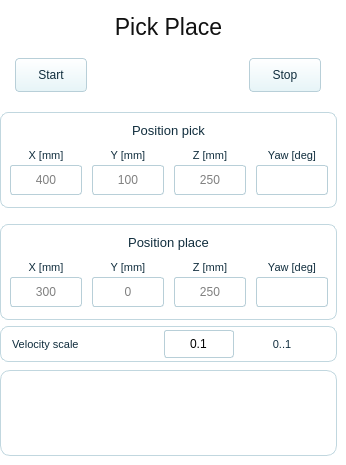
      <widget class="QWidget" name="tabPickPlace">
       <property name="styleSheet">
        <string>background:transparent; border:0px;</string>
       </property>
       <attribute name="title">
        <string>Pick Place</string>
       </attribute>
      <widget class="QLabel" name="lblPickPlaceTitle">
       <property name="geometry">
        <rect>
         <x>0</x>
         <y>6</y>
         <width>337</width>
         <height>42</height>
        </rect>
       </property>
       <property name="font">
        <font>
         <family>Arial</family>
         <pointsize>17</pointsize>
        </font>
       </property>
       <property name="styleSheet">
        <string>background:transparent; color:#111111; border:0px;</string>
       </property>
       <property name="text">
        <string>Pick Place</string>
       </property>
       <property name="alignment">
        <set>Qt::AlignCenter</set>
       </property>
      </widget>
      <widget class="QPushButton" name="btnPickPlaceStart">
       <property name="geometry">
        <rect>
         <x>15</x>
         <y>58</y>
         <width>72</width>
         <height>34</height>
        </rect>
       </property>
       <property name="font">
        <font>
         <family>Arial</family>
         <pointsize>9</pointsize>
        </font>
       </property>
       <property name="styleSheet">
        <string>QPushButton{background:qlineargradient(x1:0,y1:0,x2:0,y2:1, stop:0 #ffffff, stop:1 #e6f4f7); color:#102d3d; border:1px solid #b8cfd8; border-radius:4px;} QPushButton:pressed{background:#cdebf0;}</string>
       </property>
       <property name="text">
        <string>Start</string>
       </property>
      </widget>
      <widget class="QPushButton" name="btnPickPlaceStop">
       <property name="geometry">
        <rect>
         <x>249</x>
         <y>58</y>
         <width>72</width>
         <height>34</height>
        </rect>
       </property>
       <property name="font">
        <font>
         <family>Arial</family>
         <pointsize>9</pointsize>
        </font>
       </property>
       <property name="styleSheet">
        <string>QPushButton{background:qlineargradient(x1:0,y1:0,x2:0,y2:1, stop:0 #ffffff, stop:1 #e6f4f7); color:#102d3d; border:1px solid #b8cfd8; border-radius:4px;} QPushButton:pressed{background:#cdebf0;}</string>
       </property>
       <property name="text">
        <string>Stop</string>
       </property>
      </widget>
      <widget class="QFrame" name="pickPlacePickGroup">
       <property name="geometry">
        <rect>
         <x>0</x>
         <y>112</y>
         <width>337</width>
         <height>96</height>
        </rect>
       </property>
       <property name="styleSheet">
        <string>QFrame{background:rgba(255,255,255,220); border:1px solid #c1d7df; border-radius:8px;}</string>
       </property>
      <widget class="QLabel" name="pickPoseTitle">
       <property name="geometry">
        <rect>
         <x>0</x>
         <y>6</y>
         <width>337</width>
         <height>24</height>
        </rect>
       </property>
       <property name="font">
        <font>
         <family>Arial</family>
         <pointsize>10</pointsize>
        </font>
       </property>
       <property name="styleSheet">
        <string>background:transparent; color:#102d3d; border:0px;</string>
       </property>
       <property name="text">
        <string>Position pick</string>
       </property>
       <property name="alignment">
        <set>Qt::AlignCenter</set>
       </property>
      </widget>
      <widget class="QLabel" name="pickPoseX_label">
       <property name="geometry">
        <rect>
         <x>10</x>
         <y>35</y>
         <width>72</width>
         <height>16</height>
        </rect>
       </property>
       <property name="font">
        <font>
         <family>Arial</family>
         <pointsize>8</pointsize>
        </font>
       </property>
       <property name="styleSheet">
        <string>background:transparent; color:#102d3d; border:0px;</string>
       </property>
       <property name="text">
        <string>X [mm]</string>
       </property>
       <property name="alignment">
        <set>Qt::AlignCenter</set>
       </property>
      </widget>
      <widget class="QLineEdit" name="pickPoseX">
       <property name="geometry">
        <rect>
         <x>10</x>
         <y>53</y>
         <width>72</width>
         <height>30</height>
        </rect>
       </property>
       <property name="styleSheet">
        <string>QLineEdit{background:white; color:black; border-radius:3px; border:1px solid #b8cfd8; padding-left:3px; padding-right:3px; selection-background-color:#00a6c7;}</string>
       </property>
      <property name="alignment">
       <set>Qt::AlignCenter</set>
      </property>
      <property name="placeholderText">
       <string>400</string>
      </property>
      </widget>
      <widget class="QLabel" name="pickPoseY_label">
       <property name="geometry">
        <rect>
         <x>92</x>
         <y>35</y>
         <width>72</width>
         <height>16</height>
        </rect>
       </property>
       <property name="font">
        <font>
         <family>Arial</family>
         <pointsize>8</pointsize>
        </font>
       </property>
       <property name="styleSheet">
        <string>background:transparent; color:#102d3d; border:0px;</string>
       </property>
       <property name="text">
        <string>Y [mm]</string>
       </property>
       <property name="alignment">
        <set>Qt::AlignCenter</set>
       </property>
      </widget>
      <widget class="QLineEdit" name="pickPoseY">
       <property name="geometry">
        <rect>
         <x>92</x>
         <y>53</y>
         <width>72</width>
         <height>30</height>
        </rect>
       </property>
       <property name="styleSheet">
        <string>QLineEdit{background:white; color:black; border-radius:3px; border:1px solid #b8cfd8; padding-left:3px; padding-right:3px; selection-background-color:#00a6c7;}</string>
       </property>
      <property name="alignment">
       <set>Qt::AlignCenter</set>
      </property>
      <property name="placeholderText">
       <string>100</string>
      </property>
      </widget>
      <widget class="QLabel" name="pickPoseZ_label">
       <property name="geometry">
        <rect>
         <x>174</x>
         <y>35</y>
         <width>72</width>
         <height>16</height>
        </rect>
       </property>
       <property name="font">
        <font>
         <family>Arial</family>
         <pointsize>8</pointsize>
        </font>
       </property>
       <property name="styleSheet">
        <string>background:transparent; color:#102d3d; border:0px;</string>
       </property>
       <property name="text">
        <string>Z [mm]</string>
       </property>
       <property name="alignment">
        <set>Qt::AlignCenter</set>
       </property>
      </widget>
      <widget class="QLineEdit" name="pickPoseZ">
       <property name="geometry">
        <rect>
         <x>174</x>
         <y>53</y>
         <width>72</width>
         <height>30</height>
        </rect>
       </property>
       <property name="styleSheet">
        <string>QLineEdit{background:white; color:black; border-radius:3px; border:1px solid #b8cfd8; padding-left:3px; padding-right:3px; selection-background-color:#00a6c7;}</string>
       </property>
      <property name="alignment">
       <set>Qt::AlignCenter</set>
      </property>
      <property name="placeholderText">
       <string>250</string>
      </property>
      </widget>
      <widget class="QLabel" name="pickPoseYaw_label">
       <property name="geometry">
        <rect>
         <x>256</x>
         <y>35</y>
         <width>72</width>
         <height>16</height>
        </rect>
       </property>
       <property name="font">
        <font>
         <family>Arial</family>
         <pointsize>8</pointsize>
        </font>
       </property>
       <property name="styleSheet">
        <string>background:transparent; color:#102d3d; border:0px;</string>
       </property>
       <property name="text">
        <string>Yaw [deg]</string>
       </property>
       <property name="alignment">
        <set>Qt::AlignCenter</set>
       </property>
      </widget>
      <widget class="QLineEdit" name="pickPoseYaw">
       <property name="geometry">
        <rect>
         <x>256</x>
         <y>53</y>
         <width>72</width>
         <height>30</height>
        </rect>
       </property>
       <property name="styleSheet">
        <string>QLineEdit{background:white; color:black; border-radius:3px; border:1px solid #b8cfd8; padding-left:3px; padding-right:3px; selection-background-color:#00a6c7;}</string>
       </property>
       <property name="alignment">
        <set>Qt::AlignCenter</set>
       </property>
      </widget>
      </widget>
      <widget class="QFrame" name="pickPlacePlaceGroup">
       <property name="geometry">
        <rect>
         <x>0</x>
         <y>224</y>
         <width>337</width>
         <height>96</height>
        </rect>
       </property>
       <property name="styleSheet">
        <string>QFrame{background:rgba(255,255,255,220); border:1px solid #c1d7df; border-radius:8px;}</string>
       </property>
      <widget class="QLabel" name="placePoseTitle">
       <property name="geometry">
        <rect>
         <x>0</x>
         <y>6</y>
         <width>337</width>
         <height>24</height>
        </rect>
       </property>
       <property name="font">
        <font>
         <family>Arial</family>
         <pointsize>10</pointsize>
        </font>
       </property>
       <property name="styleSheet">
        <string>background:transparent; color:#102d3d; border:0px;</string>
       </property>
       <property name="text">
        <string>Position place</string>
       </property>
       <property name="alignment">
        <set>Qt::AlignCenter</set>
       </property>
      </widget>
      <widget class="QLabel" name="placePoseX_label">
       <property name="geometry">
        <rect>
         <x>10</x>
         <y>35</y>
         <width>72</width>
         <height>16</height>
        </rect>
       </property>
       <property name="font">
        <font>
         <family>Arial</family>
         <pointsize>8</pointsize>
        </font>
       </property>
       <property name="styleSheet">
        <string>background:transparent; color:#102d3d; border:0px;</string>
       </property>
       <property name="text">
        <string>X [mm]</string>
       </property>
       <property name="alignment">
        <set>Qt::AlignCenter</set>
       </property>
      </widget>
      <widget class="QLineEdit" name="placePoseX">
       <property name="geometry">
        <rect>
         <x>10</x>
         <y>53</y>
         <width>72</width>
         <height>30</height>
        </rect>
       </property>
       <property name="styleSheet">
        <string>QLineEdit{background:white; color:black; border-radius:3px; border:1px solid #b8cfd8; padding-left:3px; padding-right:3px; selection-background-color:#00a6c7;}</string>
       </property>
      <property name="alignment">
       <set>Qt::AlignCenter</set>
      </property>
      <property name="placeholderText">
       <string>300</string>
      </property>
      </widget>
      <widget class="QLabel" name="placePoseY_label">
       <property name="geometry">
        <rect>
         <x>92</x>
         <y>35</y>
         <width>72</width>
         <height>16</height>
        </rect>
       </property>
       <property name="font">
        <font>
         <family>Arial</family>
         <pointsize>8</pointsize>
        </font>
       </property>
       <property name="styleSheet">
        <string>background:transparent; color:#102d3d; border:0px;</string>
       </property>
       <property name="text">
        <string>Y [mm]</string>
       </property>
       <property name="alignment">
        <set>Qt::AlignCenter</set>
       </property>
      </widget>
      <widget class="QLineEdit" name="placePoseY">
       <property name="geometry">
        <rect>
         <x>92</x>
         <y>53</y>
         <width>72</width>
         <height>30</height>
        </rect>
       </property>
       <property name="styleSheet">
        <string>QLineEdit{background:white; color:black; border-radius:3px; border:1px solid #b8cfd8; padding-left:3px; padding-right:3px; selection-background-color:#00a6c7;}</string>
       </property>
      <property name="alignment">
       <set>Qt::AlignCenter</set>
      </property>
      <property name="placeholderText">
       <string>0</string>
      </property>
      </widget>
      <widget class="QLabel" name="placePoseZ_label">
       <property name="geometry">
        <rect>
         <x>174</x>
         <y>35</y>
         <width>72</width>
         <height>16</height>
        </rect>
       </property>
       <property name="font">
        <font>
         <family>Arial</family>
         <pointsize>8</pointsize>
        </font>
       </property>
       <property name="styleSheet">
        <string>background:transparent; color:#102d3d; border:0px;</string>
       </property>
       <property name="text">
        <string>Z [mm]</string>
       </property>
       <property name="alignment">
        <set>Qt::AlignCenter</set>
       </property>
      </widget>
      <widget class="QLineEdit" name="placePoseZ">
       <property name="geometry">
        <rect>
         <x>174</x>
         <y>53</y>
         <width>72</width>
         <height>30</height>
        </rect>
       </property>
       <property name="styleSheet">
        <string>QLineEdit{background:white; color:black; border-radius:3px; border:1px solid #b8cfd8; padding-left:3px; padding-right:3px; selection-background-color:#00a6c7;}</string>
       </property>
      <property name="alignment">
       <set>Qt::AlignCenter</set>
      </property>
      <property name="placeholderText">
       <string>250</string>
      </property>
      </widget>
      <widget class="QLabel" name="placePoseYaw_label">
       <property name="geometry">
        <rect>
         <x>256</x>
         <y>35</y>
         <width>72</width>
         <height>16</height>
        </rect>
       </property>
       <property name="font">
        <font>
         <family>Arial</family>
         <pointsize>8</pointsize>
        </font>
       </property>
       <property name="styleSheet">
        <string>background:transparent; color:#102d3d; border:0px;</string>
       </property>
       <property name="text">
        <string>Yaw [deg]</string>
       </property>
       <property name="alignment">
        <set>Qt::AlignCenter</set>
       </property>
      </widget>
      <widget class="QLineEdit" name="placePoseYaw">
       <property name="geometry">
        <rect>
         <x>256</x>
         <y>53</y>
         <width>72</width>
         <height>30</height>
        </rect>
       </property>
       <property name="styleSheet">
        <string>QLineEdit{background:white; color:black; border-radius:3px; border:1px solid #b8cfd8; padding-left:3px; padding-right:3px; selection-background-color:#00a6c7;}</string>
       </property>
       <property name="alignment">
        <set>Qt::AlignCenter</set>
       </property>
      </widget>
      </widget>
      <widget class="QFrame" name="pickPlaceVelocityGroup">
       <property name="geometry">
        <rect>
         <x>0</x>
         <y>326</y>
         <width>337</width>
         <height>36</height>
        </rect>
       </property>
       <property name="styleSheet">
        <string>QFrame{background:rgba(255,255,255,220); border:1px solid #c1d7df; border-radius:8px;}</string>
       </property>
      <widget class="QLabel" name="lblPickPlaceVelocity">
       <property name="geometry">
        <rect>
         <x>12</x>
         <y>6</y>
         <width>130</width>
         <height>24</height>
        </rect>
       </property>
       <property name="font">
        <font>
         <family>Arial</family>
         <pointsize>8</pointsize>
        </font>
       </property>
       <property name="styleSheet">
        <string>background:transparent; color:#102d3d; border:0px;</string>
       </property>
       <property name="text">
        <string>Velocity scale</string>
       </property>
      </widget>
      <widget class="QLineEdit" name="txtPickPlaceVelocity">
       <property name="geometry">
        <rect>
         <x>164</x>
         <y>4</y>
         <width>70</width>
         <height>28</height>
        </rect>
       </property>
       <property name="styleSheet">
        <string>QLineEdit{background:white; color:black; border-radius:3px; border:1px solid #b8cfd8; padding-left:3px; padding-right:3px; selection-background-color:#00a6c7;}</string>
       </property>
       <property name="alignment">
        <set>Qt::AlignCenter</set>
       </property>
       <property name="text">
        <string>0.1</string>
       </property>
       <property name="placeholderText">
        <string>0.1</string>
       </property>
      </widget>
      <widget class="QLabel" name="lblPickPlaceVelocityRange">
       <property name="geometry">
        <rect>
         <x>246</x>
         <y>6</y>
         <width>72</width>
         <height>24</height>
        </rect>
       </property>
       <property name="font">
        <font>
         <family>Arial</family>
         <pointsize>8</pointsize>
        </font>
       </property>
       <property name="styleSheet">
        <string>background:transparent; color:#102d3d; border:0px;</string>
       </property>
       <property name="text">
        <string>0..1</string>
       </property>
       <property name="alignment">
        <set>Qt::AlignCenter</set>
       </property>
      </widget>
      </widget>
      <widget class="QFrame" name="pickPlacePreviewGroup">
       <property name="geometry">
        <rect>
         <x>0</x>
         <y>370</y>
         <width>337</width>
         <height>86</height>
        </rect>
       </property>
       <property name="styleSheet">
        <string>QFrame{background:rgba(255,255,255,235); border:1px solid #c1d7df; border-radius:10px;}</string>
       </property>
      <widget class="QLabel" name="pickPlacePreviewGroupLabel">
       <property name="geometry">
        <rect>
         <x>0</x>
         <y>0</y>
         <width>337</width>
         <height>86</height>
        </rect>
       </property>
       <property name="font">
        <font>
         <family>Arial</family>
         <pointsize>14</pointsize>
        </font>
       </property>
       <property name="styleSheet">
        <string>background:transparent; color:black; border:0px;</string>
       </property>
       <property name="text">
        <string></string>
       </property>
       <property name="alignment">
        <set>Qt::AlignCenter</set>
       </property>
      </widget>
      </widget>
      </widget>
